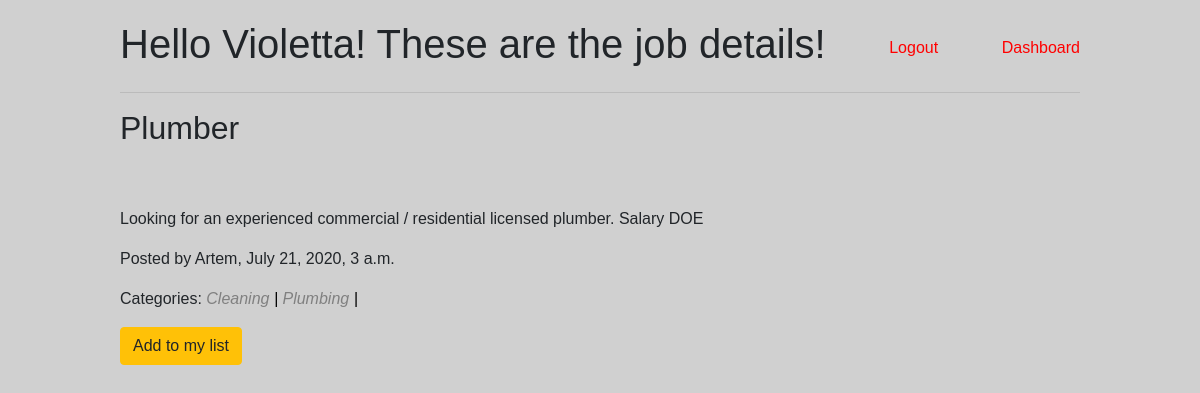
The page /view/9 (signed in) on the database its author committed.
### log_reg_app/models.py (models this page shows)
class User(models.Model):
    first_name = models.CharField(max_length = 255)
    last_name = models.CharField(max_length = 255)
    birth_date = models.DateTimeField()
    email = models.TextField()
    phone_num = models.IntegerField(blank=True, null = True)
    password = models.TextField()
    created_at = models.DateTimeField(auto_now_add = True)
    updated_at = models.DateTimeField(auto_now = True)
    objects = UserManager()

class Job(models.Model):
    title = models.CharField(max_length = 255, null = True)
    description = models.TextField()
    location = models.CharField(max_length = 255)
    poster = models.ForeignKey(User, related_name = 'poster', on_delete=models.CASCADE)
    executor = models.ForeignKey(User, related_name = 'executor', on_delete=models.CASCADE, blank = True, null = True)
    created_at = models.DateTimeField(auto_now_add = True)
    updated_at = models.DateTimeField(auto_now = True)
    objects = JobManager()

class Category(models.Model):
    name = models.CharField(max_length = 255)
    job = models.ManyToManyField(Job, related_name = 'categories')
    created_at = models.DateTimeField(auto_now_add = True)
    updated_at = models.DateTimeField(auto_now = True)

### log_reg_app/views.py (the view)
# urls.py: path('view/<int:job_id>', views.view_job),
def view_job(request, job_id):
    if len(Job.objects.filter(id = job_id)) > 0:
        context = {
            'cur_user': User.objects.get(id = request.session['user_id']),
            'needed_job':Job.objects.get(id = job_id)
        }
        return render(request, 'view_job.html', context)
    else:
        return redirect('/dashboard')

### log_reg_app/templates/view_job.html (shortened to what this page needs)
<!DOCTYPE html>
<html lang="en">
<head>
    <link rel="stylesheet" href="https://stackpath.bootstrapcdn.com/bootstrap/4.5.0/css/bootstrap.min.css">
    {% load static %}
    <link rel="stylesheet" href="{% static 'css/style.css' %}">
</head>
<body>
    <div class="success_page_container">
        <div class="page_container">
            <div class="display_flex">
                <h1>Hello {{ cur_user.first_name }}! These are the job details!</h1>
                <a href="/logout">Logout</a>
                <a href="/dashboard">Dashboard</a>
            </div>
            <hr>
            <h2>{{needed_job.title}}</h2>
            <p>{{needed_job.description}}</p>
            <p>Posted by {{needed_job.poster.first_name}}, {{needed_job.created_at}}</p>
            <p>Categories:
                {% for category in needed_job.categories.all %}
                <span class='cat_desc'>{{category.name}}<span class='cat_dev'> | </span></span>
                {% endfor %}
            </p>
            {%if needed_job.executor.id == null %}
            <a class='btn btn-warning' href="/add_job/{{needed_job.id}}">Add to my list</h3></a>
            {% endif %}
        </div>
    </div>
</body>
</html>

### log_reg_app/static/css/style.css (style rules this page uses)
* { margin: 0; padding: 0; box-sizing: border-box; font-family: Arial, Helvetica, sans-serif; }
a { color: red; }
body { background-color: rgb(208, 208, 208); }
h2 { margin-bottom: 60px; }
.page_container { max-width: 1000px; margin: auto; padding: 20px; z-index: 2; }
.display_flex { display: flex; justify-content: space-between; align-items: center; }
.success_page_container { height: 100%; min-height: 100vh; }
.cat_desc { font-style: italic; color: grey; }
.cat_dev { color: rgb(1, 1, 1); }

### rows shown on the page
User: first_name "Violetta"
Job: title "Plumber", description "Looking for an experienced commercial / residential licensed plumber. Salary DOE", poster.first_name "Artem", created_at "July 21, 2020, 3 a.m."
Category: name "Cleaning"
Category: name "Plumbing"
